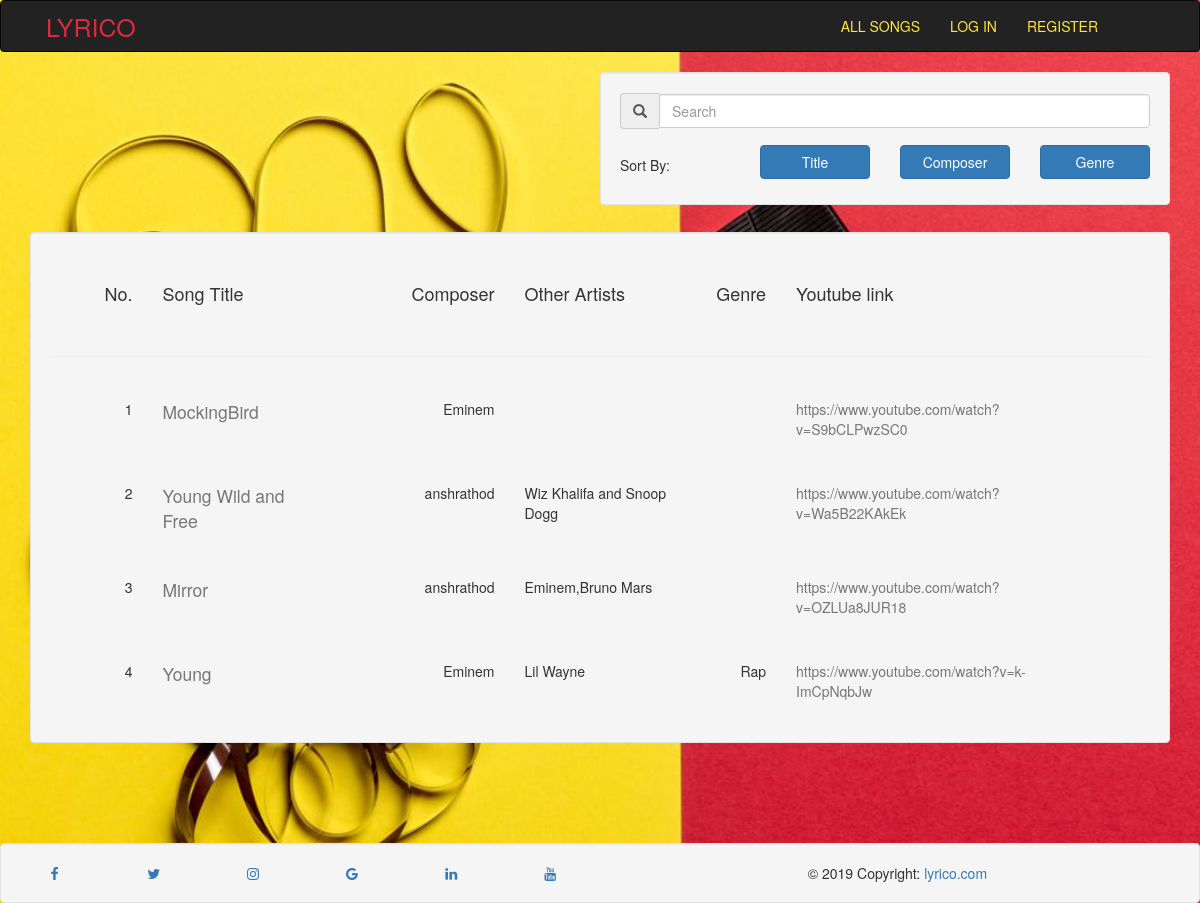
/songs/list, run on an earlier commit of the app's database.
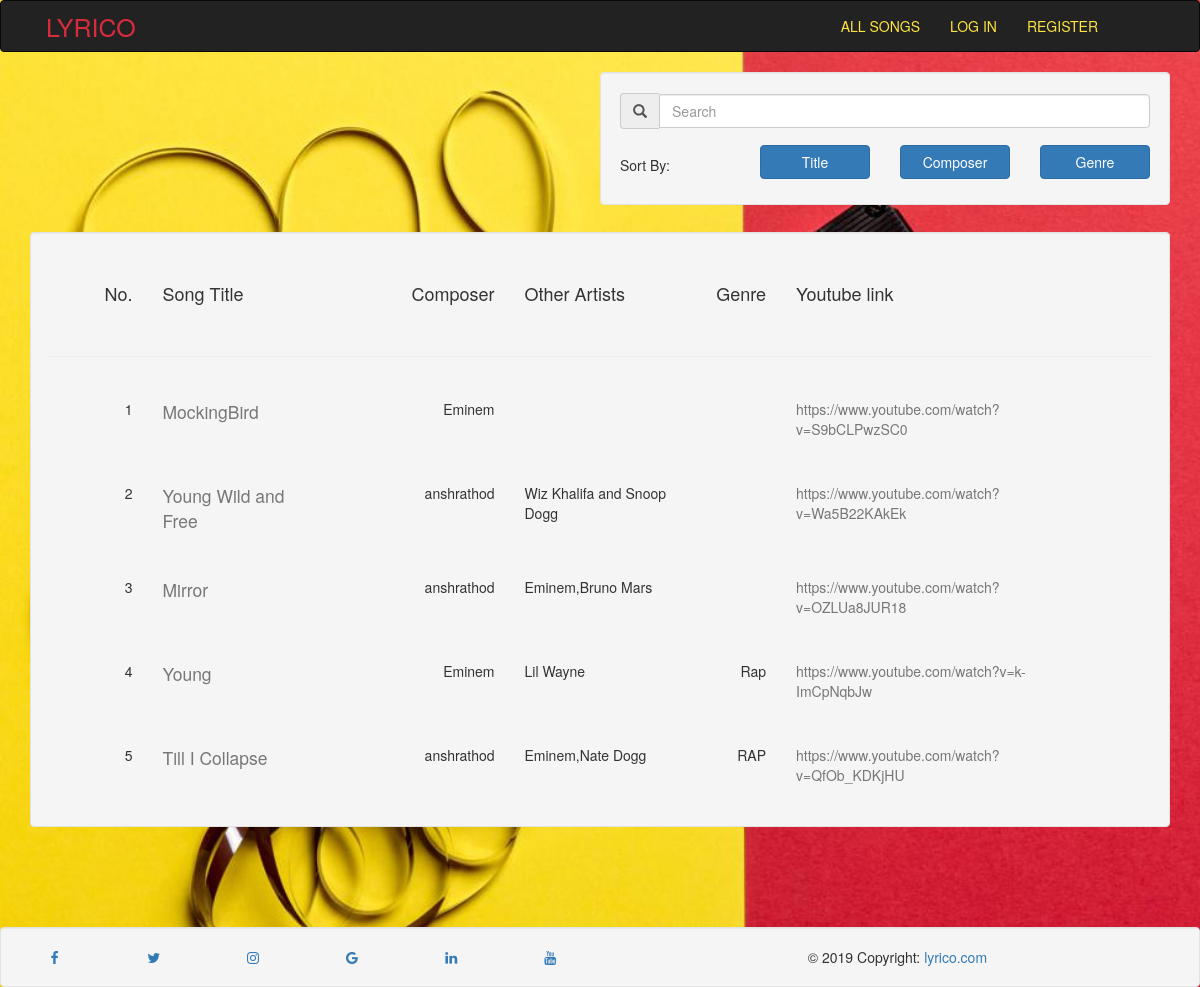
And on a later commit of the database.
### songs/models.py (models this page shows, shortened)
class Song(models.Model):
    title = models.CharField(max_length=100)
    lyrics = models.TextField()
    composer = models.CharField(max_length=100)
    featuring = models.TextField(blank=True)
    album = models.CharField(max_length=100)
    img = models.ImageField(upload_to='cover_pic/')
    link =  models.CharField(max_length=1000)  # embed link
    ytlink = models.CharField(max_length=1000 ,default='')
    genre = models.CharField(max_length=100,blank=True)
    audio = models.FileField(upload_to='audio/',default='')

### songs/views.py (the view, shortened to what this page needs)
# urls.py: path('songs/list',sviews.list,name='songs-listsongs'),
def list(request):
	songs = Song.objects.all()
	searchterm=''
	songz = zip(songs,range(len(songs)+1)[1:])
	context = {'searchterm': searchterm,'songs':songz}
	return render(request, 'songs/listview.html', context)

### songs/templates/songs/listview.html (shortened to what this page needs)
<!DOCTYPE html>
<html lang="en">
<head>
    {% load staticfiles %}
    <link rel="stylesheet" href="https://maxcdn.bootstrapcdn.com/bootstrap/3.3.6/css/bootstrap.min.css">
    <link rel="stylesheet" href="https://cdnjs.cloudflare.com/ajax/libs/font-awesome/4.7.0/css/font-awesome.min.css">
</head>
<body>
    <nav class="navbar navbar-inverse fixed">
        <div class="row">
            <div class="float-lef">
                <div class="navbar-header">
                    <a class="navbar-brand" href="{% url 'songs-home'%}"><d style="color:#d82c3c;font-size:25px;padding-left: 50% ">LYRICO</d></a>
                </div>
            </div>
            <div style="float:right;padding-right: 5%;margin-right:2%">
                <div class="collapse navbar-collapse" id="topNavBar">
                    <ul class="nav navbar-nav">
                        <li><a style="color:#fde441" href="{% url 'songs-listsongs'%}">ALL SONGS</a></li>
                        {% if user.is_authenticated %}
                            <li><a style="color:#fde441" href="{% url 'songs-profile'%}">Welcome,{{user}}</a></li>
                            <li><a style="color:#fde441" href="{% url 'songs-logout'%}">LOG OUT</a></li>
                        {% else %}
                        <li><a style="color:#fde441" href="{% url 'songs-login'%}">LOG IN</a></li>
                        <li><a style="color:#fde441" href="{% url 'songs-signup'%}">REGISTER</a></li>
                        {% endif %}
                    </ul>
                </div>
            </div>
        </div>
    </nav>
<div class="container">
<div id="songs">
	<div class="well col-md-6"style="float: right;">
    <div class="form-group">
      <div class="input-group">
      <span class="input-group-addon glyphicon glyphicon-search"></span>
        <input class="search col-md-12 form-control " style="margin-top:0.5%" placeholder="Search"/>
      </div>
    </div>
    <div class="row">
      <p class="col-md-3 col-sm-3" style="margin-top:2%">Sort By:</p>
      <div class="col-md-3 col-sm-2"><button class="sort btn btn-primary btn-block" style="margin-top:1%" data-sort="title">Title</button></div>
      <div class="col-md-3 col-sm-2"><button class="sort btn btn-primary btn-block" style="margin-top:1%" data-sort="composer">Composer</button></div>
      <div class="col-md-3 col-sm-2"><button class="sort btn btn-primary btn-block" style="margin-top:1%" data-sort="genre">Genre</button></div>
    </div>
  </div>
	<br><br><br><br><br>
	<br><br><br>
  <div class="well">
    <div class="row" style="padding:2%;">
      <div class="col-md-1 col-sm-1 col-xs-1 col-lg-1 text text-right"><h4>No.</h4></div>
      <div class="col-md-2 col-sm-2 col-xs-2 col-lg-2 text text-left"><h4>Song Title</h4></div>
      <div class="col-md-2 col-sm-2 col-xs-2 col-lg-2 text text-right"><h4>Composer</h4> </div>
      <div class="col-md-2 col-sm-2 col-xs-2 col-lg-2 text text-left"><h4>Other Artists</h4></div>
      <div class="col-md-1 col-sm-1 col-xs-1 col-lg-1 text text-right"><h4>Genre</h4></div>
      <div class="col-md-3 col-sm-3 col-xs-3 col-lg-3 text text-left"><h4>Youtube link </h4></div>
    </div>
    <hr>
    <div class="list">
      {% for song,range in songs %}
        <div class="row" style="padding : 2%;">
          <div class="col-md-1 col-sm-1 col-xs-1 col-lg-1 text text-right">
            <span class="id">{{range }}</span>
          </div>
          <div class="col-md-2 col-sm-2 col-xs-2 col-lg-2 text text-left " >
            <a href="{% url 'songs-details' song.id %}">
              <span class="title text text-muted" style="font-size:125%;color:blck;">{{ song.title }}</span>
            </a>
          </div>
          <div class="col-md-2 col-sm-2 col-xs-2 col-lg-2 text text-right">
            <span class="composer">{{ song.composer }}</span>
          </div>
          <div class="col-md-2 col-sm-2 col-xs-2 col-lg-2 text text-left featuring">
            <p class="featuring mr-2">{{ song.featuring }}</p>
          </div>
          <div class="col-md-1 col-sm-1 col-xs-1 col-lg-1 text text-right">
            <span class="genre">{{ song.genre }}</span>
          </div>
          <div class="col-md-3 col-sm-3 col-xs-3 col-lg-3 text text-left">
            <a class='ytlink text text-muted' href="{{ song.ytlink }}" >{{ song.ytlink }}</a>
          </div>
        </div>
      {% empty %}
      <div class="alert alert-danger">
        <strong><h3>NO SUCH SONG EXIST!</h3></strong>
        <p>None of our songs contain <strong>{{ searchterm }}</strong>.</p>
      </div>
      {% endfor %}
    </div>
  </div>
</div>
</div>
</body>
<br><br><br><br><br>
<footer class="foooter" >
        <div class="well">
            <div class="row">
                <div class="col-md-1 col-sm-1 col-xs-1 col-lg-1">
                  <a href="#" class="fa fa-facebook"></a>
                </div>
                <div class="col-md-1 col-sm-1 col-xs-1 col-lg-1">
                  <a href="#" class="fa fa-twitter"></a>
                </div>
                <div class="col-md-1 col-sm-1 col-xs-1 col-lg-1">
                  <a href="#" class="fa fa-instagram"></a>
                </div>
                <div class="col-md-1 col-sm-1 col-xs-1 col-lg-1">
                    <a href="#" class="fa fa-google"></a>
                </div>
                <div class="col-md-1 col-sm-1 col-xs-1 col-lg-1">
                    <a href="#" class="fa fa-linkedin"></a>
                </div>
                <div class="col-md-1 col-sm-1 col-xs-1 col-lg-1">
                    <a href="#" class="fa fa-youtube"></a>
                </div>
              <div class="col-md-6 col-sm-6 col-xs-6 col-lg-6 text-center">
                © 2019 Copyright:
                <a href="">lyrico.com</a>
              </div>
            </div>
        </div>
</footer>
</html>

### songs/templates/songs/listview.html (style rules this page uses)
body { background-image : url("/media/background_1200.jpg") ; background-size: cover; background-repeat: repeat; overflow-x :hidden; }
.foooter { position:relative; left: 0%; bottom: 0%; width: 100%; text-align: center; }
.well { margin-bottom:0% }

What changed in the data, as far as the page shows it:
added Song: range "5", title "Till I Collapse", composer "anshrathod", featuring "Eminem,Nate Dogg", genre "RAP", ytlink "https://www.youtube.com/watch?v=QfOb_KDKjHU"
